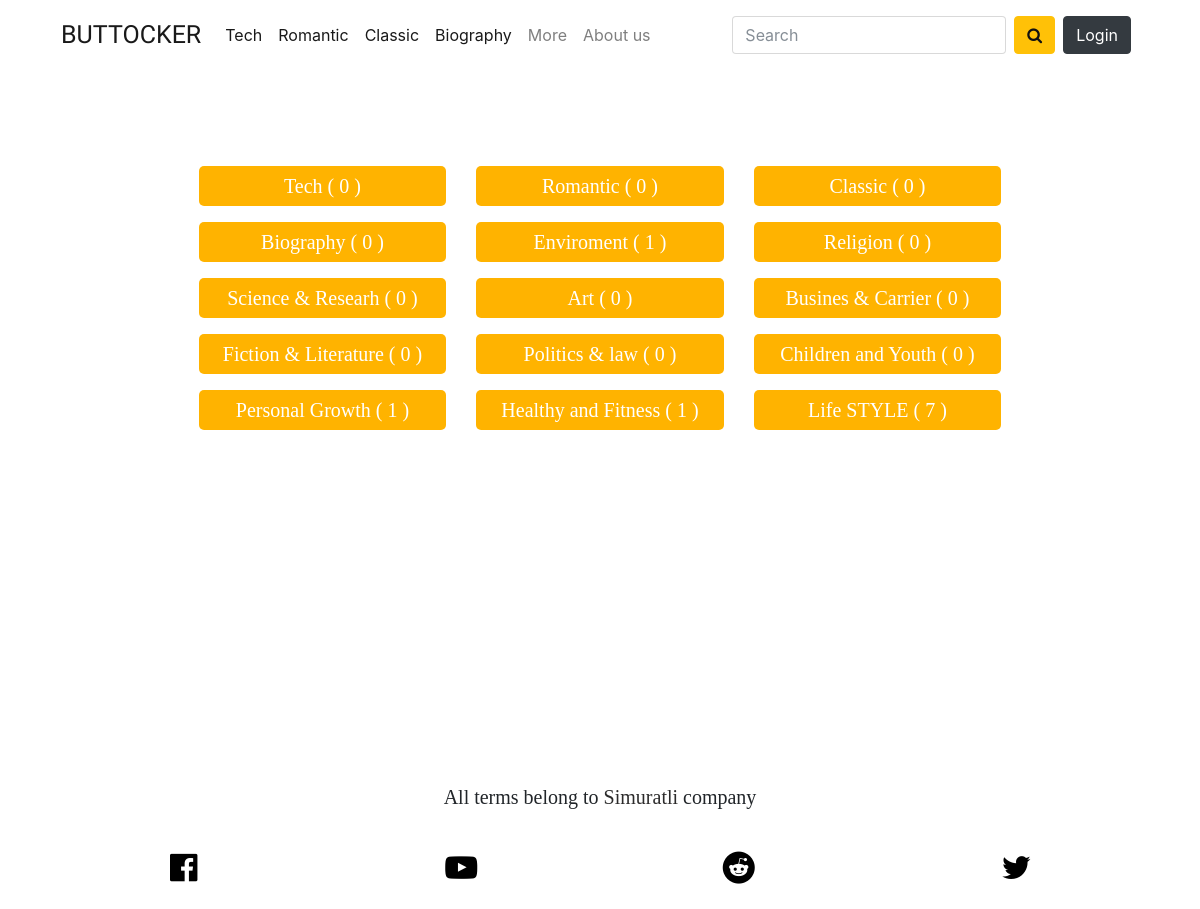
/categories.php, run on the app's committed database.
### tables this page shows
CREATE TABLE `kategori` (
  `kategori_id` int(11) NOT NULL,
  `kategori_ad` varchar(100) NOT NULL,
  `kategori_onecikar` enum('1','0') NOT NULL DEFAULT '0',
  `kategori_seourl` varchar(500) NOT NULL,
  `kategori_sira` int(2) NOT NULL,
  `kategori_durum` enum('0','1') NOT NULL DEFAULT '1'
);

### admin/production/function.php (called while the page is built, shortened)
<?php
function seo($str, $options = array())
{
    $str = mb_convert_encoding((string)$str, 'UTF-8', mb_list_encodings());
    $defaults = array(
        'delimiter' => '-',
        'limit' => null,
        'lowercase' => true,
        'replacements' => array(),
        'transliterate' => true
    );
    $options = array_merge($defaults, $options);
    $str = preg_replace(array_keys($options['replacements']), $options['replacements'], $str);
    if ($options['transliterate']) {
        $str = str_replace(array_keys($char_map), $char_map, $str);
    }
    $str = preg_replace('/[^\p{L}\p{Nd}]+/u', $options['delimiter'], $str);
    $str = preg_replace('/(' . preg_quote($options['delimiter'], '/') . '){2,}/', '$1', $str);
    $str = mb_substr($str, 0, ($options['limit'] ? $options['limit'] : mb_strlen($str, 'UTF-8')), 'UTF-8');
    $str = trim($str, $options['delimiter']);
    return $options['lowercase'] ? mb_strtolower($str, 'UTF-8') : $str;
}
?>

### categories.php (the view, shortened to what this page needs)
<?php
include 'header.php';
?>
<br><br>
<br><br>
<section class="container">
  <div class="row d-flex justify-content-center">
    <div class="col-md-9">
      <div class="row">
        <?php
        $kategorisor = $db->prepare("SELECT * from kategori ");
        $kategorisor->execute();
        while ($kategoricek = $kategorisor->fetch(PDO::FETCH_ASSOC)) {
          ?>
          <div class="col-md-4">
            <p class="boxcat"><a href="category-<?=seo($kategoricek['kategori_ad']).'-'.$kategoricek['kategori_id']?>"><?php echo $kategoricek['kategori_ad'] ?> <span>
            (
              <?php
            $urunsay=$db->prepare("SELECT COUNT(kategori_id) as say FROM urun where kategori_id=:id");
            $urunsay->execute(array(
                'id'=> $kategoricek['kategori_id']
            ));
            $saycek = $urunsay->fetch(PDO::FETCH_ASSOC);
            $blogsay=$db->prepare("SELECT COUNT(kategori_id) as say2 FROM blog where kategori_id=:id");
            $blogsay->execute(array(
                'id'=> $kategoricek['kategori_id']
            ));
            $blogsaycek = $blogsay->fetch(PDO::FETCH_ASSOC);
            $pdfsay=$db->prepare("SELECT COUNT(kategori_id) as say3 FROM pdf where kategori_id=:id");
            $pdfsay->execute(array(
                'id'=> $kategoricek['kategori_id']
            ));
            $pdfsaycek = $pdfsay->fetch(PDO::FETCH_ASSOC);
            echo $saycek['say']+$blogsaycek['say2']+$pdfsaycek['say3']
            ?>
            )
            </span></a></p>
          </div>
        <?php } ?>
      </div>
    </div>
  </div>
</section>
<br><br>
<br><br>
<br><br>
<br><br>
<br><br>
<?php
include 'footer.php';
?>

### header.php (shortened to what this page needs)
<?php
include 'admin/netting/baglan.php';
include 'admin/production/function.php';
$kullanicisor = $db->prepare("SELECT * FROM kullanici where kullanici_mail=:mail");
$kullanicisor->execute(array(
    'mail' => $_SESSION['userkullanici_mail']
));
$kullanicicek = $kullanicisor->fetch(PDO::FETCH_ASSOC);
?>
<!DOCTYPE html>
<html lang="en">
<head>
    <link rel="stylesheet" href="css/style.css">
    <link rel="stylesheet" href="css/bootstrap.min.css">
    <link rel="stylesheet" href="css/bootstrap-grid.css">
    <link href="https://stackpath.bootstrapcdn.com/font-awesome/4.7.0/css/font-awesome.min.css" rel="stylesheet">
    <link href="swiper/swiper.min.css" rel="stylesheet">
    <link href="swiper/swipe.css" rel="stylesheet">
  <link rel="stylesheet" href="https://cdnjs.cloudflare.com/ajax/libs/font-awesome/4.4.0/css/font-awesome.min.css">
  <link rel="stylesheet" href="froala/css/froala_editor.css">
  <link rel="stylesheet" href="froala/css/froala_style.css">
  <link rel="stylesheet" href="froala/css/plugins/code_view.css">
  <link rel="stylesheet" href="froala/css/plugins/colors.css">
  <link rel="stylesheet" href="froala/css/plugins/emoticons.css">
  <link rel="stylesheet" href="froala/css/plugins/image_manager.css">
  <link rel="stylesheet" href="froala/css/plugins/image.css">
  <link rel="stylesheet" href="froala/css/third_party/embedly.min.css">
  <link rel="stylesheet" href="froala/css/plugins/line_breaker.css">
  <link rel="stylesheet" href="froala/css/plugins/table.css">
  <link rel="stylesheet" href="froala/css/plugins/char_counter.css">
  <link rel="stylesheet" href="froala/css/plugins/video.css">
  <link rel="stylesheet" href="froala/css/plugins/fullscreen.css">
  <link rel="stylesheet" href="froala/css/plugins/file.css">
  <link rel="stylesheet" href="froala/css/plugins/quick_insert.css">
  <link rel="stylesheet" href="https://cdnjs.cloudflare.com/ajax/libs/codemirror/5.3.0/codemirror.min.css">
  <link rel="stylesheet" href="froala/js/third_party/embedly.min.js">
</head>
<body>
    <section class="container">
        <nav class="navbar navbar-expand-lg navbar-light ">
            <a class="navbar-brand" href="index">BUTTOCKER</a>
            <div class="collapse navbar-collapse" id="navbarSupportedContent">
                <ul class="navbar-nav mr-auto">
                    <?php
                    $kategorisor = $db->prepare("SELECT * from kategori limit 4 ");
                    $kategorisor->execute();
                    while ($kategoricek = $kategorisor->fetch(PDO::FETCH_ASSOC)) {
                        ?>
                        <li class="nav-item active">
                            <a class="nav-link" href="category-<?= seo($kategoricek['kategori_ad']) . '-' . $kategoricek['kategori_id'] ?>"><?php echo $kategoricek['kategori_ad'] ?> <span class="sr-only">(current)</span></a>
                        </li>
                    <?php } ?>
                    <li class="nav-item">
                        <a class="nav-link " href="categories">More</a>
                    </li>
                    <li class="nav-item">
                        <a class="nav-link " href="about">About us</a>
                    </li>
                    <?php
                    if (isset($_SESSION['userkullanici_mail'])) {
                        ?>
                        <li class="nav-item dropdown">
                            <a class="nav-link dropdown-toggle" href="#" id="navbarDropdown" role="button" data-toggle="dropdown" aria-haspopup="true" aria-expanded="false">
                                <b class="name"><?php echo $kullanicicek['kullanici_ad'] ?></b>
                            </a>
                            <div class="dropdown-menu" aria-labelledby="navbarDropdown">
                                <a class="dropdown-item" href="#">
                                    <div class="imgbox">
                                        <img class="img-fluid" src="<?php echo $kullanicicek['kullanici_magazafoto'] ?>">
                                    </div>
                                    <span class="namepsan"><?php echo $kullanicicek['kullanici_ad'] ?></span>
                                </a>
                                <a class="dropdown-item" href="account">Account</a>
                                <a class="dropdown-item" href="posts">POSTS</a>
                                <a class="dropdown-item" href="chose">Write</a>
                                <div class="dropdown-divider"></div>
                                <a class="dropdown-item " href="logout">Logout</a>
                            </div>
                        </li>
                </ul>
                <form method="POST" action="search" class="form-inline my-2 my-lg-0">
                    <div class="form-group">
                        <input name="searched" class="form-control" placeholder="Search" type="text">
                        <button name="search" type="submit" class="btn ml-1 mr-1 btn-warning"><i class="fa fa-search"></i></button>
                    </div>
                    <div class="imgbox2">
                        <img class="img-fluid" src="<?php echo $kullanicicek['kullanici_magazafoto'] ?>" alt="">
                    </div>
                </form>
            <?php
            } else {
                ?>
                </ul>
                <form class="form-inline my-2 my-lg-0">
                    <input class="form-control mr-sm-2 " type="search" placeholder="Search" aria-label="Search">
                    <button class="btn btn-warning my-2 my-sm-0" type="submit"><i class="fa fa-search"></i></button>
                    <a class="btn btn-dark my-2  mr-sm-2 ml-2" href="login">Login</a>
                </form>
            <?php }
            ?>
            </div>
        </nav>

### css/style.css (style rules this page uses)
html, body { width: 100%; height: 100%; margin: 0px; padding: 0px; overflow-x: hidden; }
.navbar-brand { font-family: 'Staatliches', cursive; font-size: 25px !important; }
p { font-size: 20px !important; font-family: 'Baskervville', serif; }
.boxcat { background-color: #ffb300; border-radius: 5px; text-align: center; padding: 5px; }
.boxcat a { text-decoration: none; color: white; }

### data on the page
kategori: kategori_ad "Tech", say3 "0"
kategori: kategori_ad "Romantic", say3 "0"
kategori: kategori_ad "Classic", say3 "0"
kategori: kategori_ad "Biography", say3 "0"
kategori: kategori_ad "Enviroment", say3 "1"
kategori: kategori_ad "Religion", say3 "0"
kategori: kategori_ad "Science & Researh", say3 "0"
kategori: kategori_ad "Art", say3 "0"
kategori: kategori_ad "Busines & Carrier", say3 "0"
kategori: kategori_ad "Fiction & Literature", say3 "0"
kategori: kategori_ad "Politics & law", say3 "0"
kategori: kategori_ad "Children and Youth", say3 "0"
kategori: kategori_ad "Personal Growth", say3 "1"
kategori: kategori_ad "Healthy and Fitness", say3 "1"
kategori: kategori_ad "Life STYLE", say3 "7"
